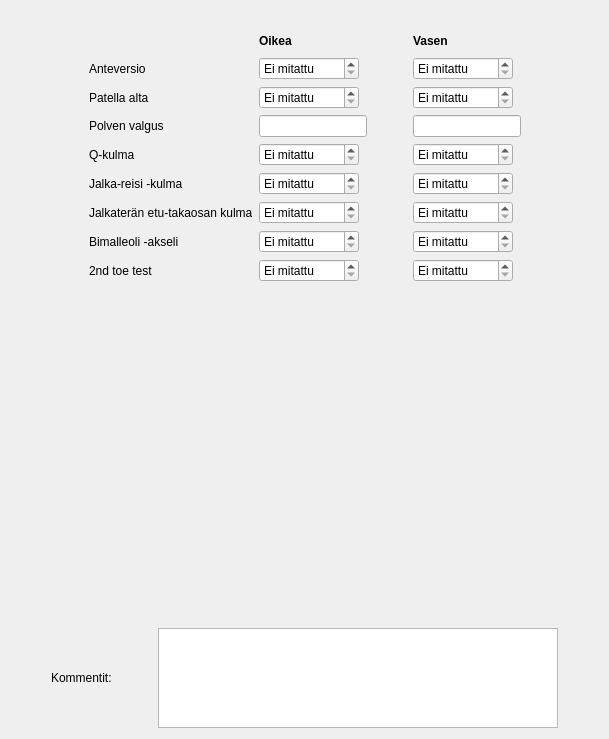
      <widget class="QWidget" name="tabVirheas">
       <attribute name="title">
        <string>Luiden virheas.</string>
       </attribute>
       <layout class="QVBoxLayout" name="verticalLayout_10">
        <item>
         <layout class="QGridLayout" name="gridLayout_12">
          <item row="9" column="4">
           <widget class="QSpinBox" name="spVirheasJalkaReisiVas">
            <property name="sizePolicy">
             <sizepolicy hsizetype="Fixed" vsizetype="Fixed">
              <horstretch>0</horstretch>
              <verstretch>0</verstretch>
             </sizepolicy>
            </property>
            <property name="minimumSize">
             <size>
              <width>100</width>
              <height>0</height>
             </size>
            </property>
            <property name="specialValueText">
             <string extracomment="Ei mitattu">Ei mitattu</string>
            </property>
            <property name="suffix">
             <string>°</string>
            </property>
            <property name="prefix">
             <string/>
            </property>
            <property name="minimum">
             <number>-181</number>
            </property>
            <property name="maximum">
             <number>180</number>
            </property>
            <property name="value">
             <number>-181</number>
            </property>
           </widget>
          </item>
          <item row="11" column="1">
           <widget class="QLabel" name="label_252">
            <property name="text">
             <string>Bimalleoli -akseli</string>
            </property>
           </widget>
          </item>
          <item row="2" column="5">
           <spacer name="horizontalSpacer_55">
            <property name="orientation">
             <enum>Qt::Horizontal</enum>
            </property>
            <property name="sizeHint" stdset="0">
             <size>
              <width>40</width>
              <height>20</height>
             </size>
            </property>
           </spacer>
          </item>
          <item row="11" column="4">
           <widget class="QSpinBox" name="spVirheasBimalleoliVas">
            <property name="sizePolicy">
             <sizepolicy hsizetype="Fixed" vsizetype="Fixed">
              <horstretch>0</horstretch>
              <verstretch>0</verstretch>
             </sizepolicy>
            </property>
            <property name="minimumSize">
             <size>
              <width>100</width>
              <height>0</height>
             </size>
            </property>
            <property name="specialValueText">
             <string extracomment="Ei mitattu">Ei mitattu</string>
            </property>
            <property name="suffix">
             <string>°</string>
            </property>
            <property name="prefix">
             <string/>
            </property>
            <property name="minimum">
             <number>-181</number>
            </property>
            <property name="maximum">
             <number>180</number>
            </property>
            <property name="value">
             <number>-181</number>
            </property>
           </widget>
          </item>
          <item row="10" column="1">
           <widget class="QLabel" name="label_20">
            <property name="text">
             <string>Jalkaterän etu-takaosan kulma</string>
            </property>
           </widget>
          </item>
          <item row="12" column="1">
           <widget class="QLabel" name="label_245">
            <property name="text">
             <string>2nd toe test</string>
            </property>
           </widget>
          </item>
          <item row="9" column="1">
           <widget class="QLabel" name="label_254">
            <property name="text">
             <string>Jalka-reisi -kulma</string>
            </property>
           </widget>
          </item>
          <item row="10" column="2">
           <widget class="QSpinBox" name="spVirheasJalkateraEtuTakaOik">
            <property name="sizePolicy">
             <sizepolicy hsizetype="Fixed" vsizetype="Fixed">
              <horstretch>0</horstretch>
              <verstretch>0</verstretch>
             </sizepolicy>
            </property>
            <property name="minimumSize">
             <size>
              <width>100</width>
              <height>0</height>
             </size>
            </property>
            <property name="specialValueText">
             <string extracomment="Ei mitattu">Ei mitattu</string>
            </property>
            <property name="suffix">
             <string>°</string>
            </property>
            <property name="prefix">
             <string/>
            </property>
            <property name="minimum">
             <number>-181</number>
            </property>
            <property name="maximum">
             <number>180</number>
            </property>
            <property name="value">
             <number>-181</number>
            </property>
           </widget>
          </item>
          <item row="5" column="2">
           <widget class="QSpinBox" name="spVirheasPatellaAltaOik">
            <property name="sizePolicy">
             <sizepolicy hsizetype="Fixed" vsizetype="Fixed">
              <horstretch>0</horstretch>
              <verstretch>0</verstretch>
             </sizepolicy>
            </property>
            <property name="minimumSize">
             <size>
              <width>100</width>
              <height>0</height>
             </size>
            </property>
            <property name="specialValueText">
             <string extracomment="Ei mitattu">Ei mitattu</string>
            </property>
            <property name="suffix">
             <string> cm</string>
            </property>
            <property name="prefix">
             <string/>
            </property>
            <property name="minimum">
             <number>-10</number>
            </property>
            <property name="maximum">
             <number>10</number>
            </property>
            <property name="value">
             <number>-10</number>
            </property>
           </widget>
          </item>
          <item row="5" column="4">
           <widget class="QSpinBox" name="spVirheasPatellaAltaVas">
            <property name="sizePolicy">
             <sizepolicy hsizetype="Fixed" vsizetype="Fixed">
              <horstretch>0</horstretch>
              <verstretch>0</verstretch>
             </sizepolicy>
            </property>
            <property name="minimumSize">
             <size>
              <width>100</width>
              <height>0</height>
             </size>
            </property>
            <property name="specialValueText">
             <string extracomment="Ei mitattu">Ei mitattu</string>
            </property>
            <property name="suffix">
             <string> cm</string>
            </property>
            <property name="prefix">
             <string/>
            </property>
            <property name="minimum">
             <number>-10</number>
            </property>
            <property name="maximum">
             <number>10</number>
            </property>
            <property name="value">
             <number>-10</number>
            </property>
           </widget>
          </item>
          <item row="2" column="4">
           <widget class="QLabel" name="label_250">
            <property name="font">
             <font>
              <weight>75</weight>
              <bold>true</bold>
             </font>
            </property>
            <property name="text">
             <string>Vasen</string>
            </property>
           </widget>
          </item>
          <item row="11" column="2">
           <widget class="QSpinBox" name="spVirheasBimalleoliOik">
            <property name="sizePolicy">
             <sizepolicy hsizetype="Fixed" vsizetype="Fixed">
              <horstretch>0</horstretch>
              <verstretch>0</verstretch>
             </sizepolicy>
            </property>
            <property name="minimumSize">
             <size>
              <width>100</width>
              <height>0</height>
             </size>
            </property>
            <property name="specialValueText">
             <string extracomment="Ei mitattu">Ei mitattu</string>
            </property>
            <property name="suffix">
             <string>°</string>
            </property>
            <property name="prefix">
             <string/>
            </property>
            <property name="minimum">
             <number>-181</number>
            </property>
            <property name="maximum">
             <number>180</number>
            </property>
            <property name="value">
             <number>-181</number>
            </property>
           </widget>
          </item>
          <item row="12" column="4">
           <widget class="QSpinBox" name="spVirheas2ndtoeVas">
            <property name="sizePolicy">
             <sizepolicy hsizetype="Fixed" vsizetype="Fixed">
              <horstretch>0</horstretch>
              <verstretch>0</verstretch>
             </sizepolicy>
            </property>
            <property name="minimumSize">
             <size>
              <width>100</width>
              <height>0</height>
             </size>
            </property>
            <property name="specialValueText">
             <string extracomment="Ei mitattu">Ei mitattu</string>
            </property>
            <property name="suffix">
             <string>°</string>
            </property>
            <property name="prefix">
             <string/>
            </property>
            <property name="minimum">
             <number>-181</number>
            </property>
            <property name="maximum">
             <number>180</number>
            </property>
            <property name="value">
             <number>-181</number>
            </property>
           </widget>
          </item>
          <item row="9" column="2">
           <widget class="QSpinBox" name="spVirheasJalkaReisiOik">
            <property name="sizePolicy">
             <sizepolicy hsizetype="Fixed" vsizetype="Fixed">
              <horstretch>0</horstretch>
              <verstretch>0</verstretch>
             </sizepolicy>
            </property>
            <property name="minimumSize">
             <size>
              <width>100</width>
              <height>0</height>
             </size>
            </property>
            <property name="specialValueText">
             <string extracomment="Ei mitattu">Ei mitattu</string>
            </property>
            <property name="suffix">
             <string>°</string>
            </property>
            <property name="prefix">
             <string/>
            </property>
            <property name="minimum">
             <number>-181</number>
            </property>
            <property name="maximum">
             <number>180</number>
            </property>
            <property name="value">
             <number>-181</number>
            </property>
           </widget>
          </item>
          <item row="10" column="4">
           <widget class="QSpinBox" name="spVirheasJalkateraEtuTakaVas">
            <property name="sizePolicy">
             <sizepolicy hsizetype="Fixed" vsizetype="Fixed">
              <horstretch>0</horstretch>
              <verstretch>0</verstretch>
             </sizepolicy>
            </property>
            <property name="minimumSize">
             <size>
              <width>100</width>
              <height>0</height>
             </size>
            </property>
            <property name="specialValueText">
             <string extracomment="Ei mitattu">Ei mitattu</string>
            </property>
            <property name="suffix">
             <string>°</string>
            </property>
            <property name="prefix">
             <string/>
            </property>
            <property name="minimum">
             <number>-181</number>
            </property>
            <property name="maximum">
             <number>180</number>
            </property>
            <property name="value">
             <number>-181</number>
            </property>
           </widget>
          </item>
          <item row="2" column="2">
           <widget class="QLabel" name="label_251">
            <property name="font">
             <font>
              <weight>75</weight>
              <bold>true</bold>
             </font>
            </property>
            <property name="text">
             <string>Oikea</string>
            </property>
           </widget>
          </item>
          <item row="4" column="2">
           <widget class="QSpinBox" name="spVirheasAnteversioOik">
            <property name="sizePolicy">
             <sizepolicy hsizetype="Fixed" vsizetype="Fixed">
              <horstretch>0</horstretch>
              <verstretch>0</verstretch>
             </sizepolicy>
            </property>
            <property name="minimumSize">
             <size>
              <width>100</width>
              <height>0</height>
             </size>
            </property>
            <property name="specialValueText">
             <string extracomment="Ei mitattu">Ei mitattu</string>
            </property>
            <property name="suffix">
             <string>°</string>
            </property>
            <property name="prefix">
             <string/>
            </property>
            <property name="minimum">
             <number>-181</number>
            </property>
            <property name="maximum">
             <number>180</number>
            </property>
            <property name="value">
             <number>-181</number>
            </property>
           </widget>
          </item>
          <item row="5" column="1">
           <widget class="QLabel" name="label_255">
            <property name="text">
             <string>Patella alta</string>
            </property>
           </widget>
          </item>
          <item row="4" column="4">
           <widget class="QSpinBox" name="spVirheasAnteversioVas">
            <property name="sizePolicy">
             <sizepolicy hsizetype="Fixed" vsizetype="Fixed">
              <horstretch>0</horstretch>
              <verstretch>0</verstretch>
             </sizepolicy>
            </property>
            <property name="minimumSize">
             <size>
              <width>100</width>
              <height>0</height>
             </size>
            </property>
            <property name="specialValueText">
             <string extracomment="Ei mitattu">Ei mitattu</string>
            </property>
            <property name="suffix">
             <string>°</string>
            </property>
            <property name="prefix">
             <string/>
            </property>
            <property name="minimum">
             <number>-181</number>
            </property>
            <property name="maximum">
             <number>180</number>
            </property>
            <property name="value">
             <number>-181</number>
            </property>
           </widget>
          </item>
          <item row="12" column="2">
           <widget class="QSpinBox" name="spVirheas2ndtoeOik">
            <property name="sizePolicy">
             <sizepolicy hsizetype="Fixed" vsizetype="Fixed">
              <horstretch>0</horstretch>
              <verstretch>0</verstretch>
             </sizepolicy>
            </property>
            <property name="minimumSize">
             <size>
              <width>100</width>
              <height>0</height>
             </size>
            </property>
            <property name="specialValueText">
             <string extracomment="Ei mitattu">Ei mitattu</string>
            </property>
            <property name="suffix">
             <string>°</string>
            </property>
            <property name="prefix">
             <string/>
            </property>
            <property name="minimum">
             <number>-181</number>
            </property>
            <property name="maximum">
             <number>180</number>
            </property>
            <property name="value">
             <number>-181</number>
            </property>
           </widget>
          </item>
          <item row="4" column="1">
           <widget class="QLabel" name="label_246">
            <property name="text">
             <string>Anteversio</string>
            </property>
           </widget>
          </item>
          <item row="9" column="0">
           <spacer name="horizontalSpacer_56">
            <property name="orientation">
             <enum>Qt::Horizontal</enum>
            </property>
            <property name="sizeHint" stdset="0">
             <size>
              <width>40</width>
              <height>20</height>
             </size>
            </property>
           </spacer>
          </item>
          <item row="4" column="3">
           <spacer name="horizontalSpacer_22">
            <property name="orientation">
             <enum>Qt::Horizontal</enum>
            </property>
            <property name="sizeType">
             <enum>QSizePolicy::Fixed</enum>
            </property>
            <property name="sizeHint" stdset="0">
             <size>
              <width>40</width>
              <height>20</height>
             </size>
            </property>
           </spacer>
          </item>
          <item row="7" column="4">
           <widget class="QLineEdit" name="lnPolvenValgusVas">
            <property name="sizePolicy">
             <sizepolicy hsizetype="Fixed" vsizetype="Fixed">
              <horstretch>0</horstretch>
              <verstretch>0</verstretch>
             </sizepolicy>
            </property>
           </widget>
          </item>
          <item row="7" column="1">
           <widget class="QLabel" name="label_261">
            <property name="text">
             <string>Polven valgus</string>
            </property>
           </widget>
          </item>
          <item row="7" column="2">
           <widget class="QLineEdit" name="lnPolvenValgusOik">
            <property name="sizePolicy">
             <sizepolicy hsizetype="Fixed" vsizetype="Fixed">
              <horstretch>0</horstretch>
              <verstretch>0</verstretch>
             </sizepolicy>
            </property>
           </widget>
          </item>
          <item row="8" column="1">
           <widget class="QLabel" name="label_272">
            <property name="text">
             <string>Q-kulma</string>
            </property>
           </widget>
          </item>
          <item row="8" column="2">
           <widget class="QSpinBox" name="spQkulmaOik">
            <property name="sizePolicy">
             <sizepolicy hsizetype="Fixed" vsizetype="Fixed">
              <horstretch>0</horstretch>
              <verstretch>0</verstretch>
             </sizepolicy>
            </property>
            <property name="minimumSize">
             <size>
              <width>100</width>
              <height>0</height>
             </size>
            </property>
            <property name="specialValueText">
             <string extracomment="Ei mitattu">Ei mitattu</string>
            </property>
            <property name="suffix">
             <string>°</string>
            </property>
            <property name="prefix">
             <string/>
            </property>
            <property name="minimum">
             <number>-181</number>
            </property>
            <property name="maximum">
             <number>180</number>
            </property>
            <property name="value">
             <number>-181</number>
            </property>
           </widget>
          </item>
          <item row="8" column="4">
           <widget class="QSpinBox" name="spQkulmaVas">
            <property name="sizePolicy">
             <sizepolicy hsizetype="Fixed" vsizetype="Fixed">
              <horstretch>0</horstretch>
              <verstretch>0</verstretch>
             </sizepolicy>
            </property>
            <property name="minimumSize">
             <size>
              <width>100</width>
              <height>0</height>
             </size>
            </property>
            <property name="specialValueText">
             <string extracomment="Ei mitattu">Ei mitattu</string>
            </property>
            <property name="suffix">
             <string>°</string>
            </property>
            <property name="prefix">
             <string/>
            </property>
            <property name="minimum">
             <number>-181</number>
            </property>
            <property name="maximum">
             <number>180</number>
            </property>
            <property name="value">
             <number>-181</number>
            </property>
           </widget>
          </item>
          <item row="1" column="2">
           <spacer name="verticalSpacer_43">
            <property name="orientation">
             <enum>Qt::Vertical</enum>
            </property>
            <property name="sizeHint" stdset="0">
             <size>
              <width>20</width>
              <height>20</height>
             </size>
            </property>
           </spacer>
          </item>
         </layout>
        </item>
        <item>
         <spacer name="verticalSpacer_15">
          <property name="orientation">
           <enum>Qt::Vertical</enum>
          </property>
          <property name="sizeHint" stdset="0">
           <size>
            <width>20</width>
            <height>340</height>
           </size>
          </property>
         </spacer>
        </item>
        <item>
         <layout class="QHBoxLayout" name="horizontalLayout_7">
          <item>
           <spacer name="horizontalSpacer_34">
            <property name="orientation">
             <enum>Qt::Horizontal</enum>
            </property>
            <property name="sizeHint" stdset="0">
             <size>
              <width>40</width>
              <height>20</height>
             </size>
            </property>
           </spacer>
          </item>
          <item>
           <widget class="QLabel" name="label_238">
            <property name="text">
             <string>Kommentit:</string>
            </property>
           </widget>
          </item>
          <item>
           <spacer name="horizontalSpacer_35">
            <property name="orientation">
             <enum>Qt::Horizontal</enum>
            </property>
            <property name="sizeHint" stdset="0">
             <size>
              <width>40</width>
              <height>20</height>
             </size>
            </property>
           </spacer>
          </item>
          <item>
           <widget class="QTextEdit" name="cmtVirheas">
            <property name="sizePolicy">
             <sizepolicy hsizetype="Fixed" vsizetype="Fixed">
              <horstretch>0</horstretch>
              <verstretch>0</verstretch>
             </sizepolicy>
            </property>
            <property name="minimumSize">
             <size>
              <width>400</width>
              <height>0</height>
             </size>
            </property>
            <property name="maximumSize">
             <size>
              <width>400</width>
              <height>100</height>
             </size>
            </property>
           </widget>
          </item>
          <item>
           <spacer name="horizontalSpacer_36">
            <property name="orientation">
             <enum>Qt::Horizontal</enum>
            </property>
            <property name="sizeHint" stdset="0">
             <size>
              <width>40</width>
              <height>20</height>
             </size>
            </property>
           </spacer>
          </item>
         </layout>
        </item>
       </layout>
      </widget>
